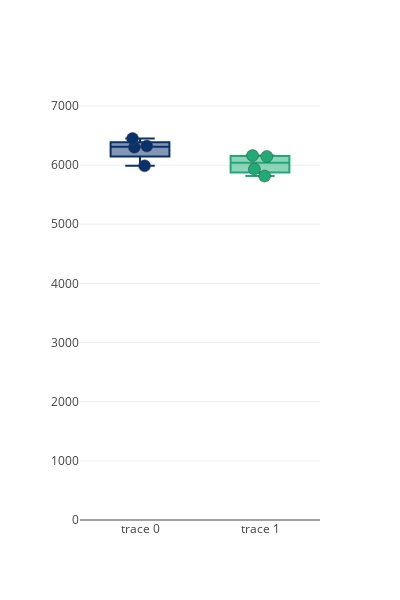

Write notebook code for a chart like this one.
### Markdown cell above
# Figure 3G

### Code cell
df = pd.read_parquet(r'Z:\SPEC\submission\raw\figure3\H032_E177.parquet')
df = df[df['PG.Q.Value']<0.01]
to_keep = ['A1', 'A2', 'A3', 'A4', 'B1', 'B2', 'B3', 'B4']
df['reduced_id'] = df['Run'].apply(lambda x: x.split('_')[-1])
df = df[df['reduced_id'].isin(to_keep)] 
to_keep1 = [['A1', 'A2', 'A3', 'A4'], ['B1', 'B2', 'B3', 'B4']]
fin = []
for el in to_keep1:
    tmp = []
    for el1 in el:
        tmp_df = df[df['reduced_id'] == el1].drop_duplicates('Protein.Group')
        tmp.append(len(tmp_df))
    fin.append(tmp)
color_palette = ['#09316c','#1faa76']
fig = go.Figure()
for i, el in enumerate(fin):
    fig.add_trace(go.Box(y = el, boxpoints='all', pointpos=0, marker_color = color_palette[i], marker=dict(size=12, line = dict(width = 0.5))))
fig.update_layout(width = 400, height = 600, template = 'none', showlegend = False)
fig.update_yaxes(range = [0,7100])
#fig.write_image(r'D:\Projects\SPEC\figs_raw\Figure_3h.pdf', width=400, height=600)

### Figure 1 — Plotly figure (JSON) as saved in the notebook; plotly's stock layout.template omitted (floating-point values rounded to 4 significant figures)
{"data": [{"boxpoints": "all", "marker": {"color": "#09316c", "line": {"width": 0.5}, "size": 12}, "pointpos": 0, "type": "box", "y": [6322, 6450, 5987, 6301]}, {"boxpoints": "all", "marker": {"color": "#1faa76", "line": {"width": 0.5}, "size": 12}, "pointpos": 0, "type": "box", "y": [5932, 6161, 5814, 6145]}], "layout": {"height": 600, "showlegend": false, "width": 400, "yaxis": {"range": [0, 7100]}}}
